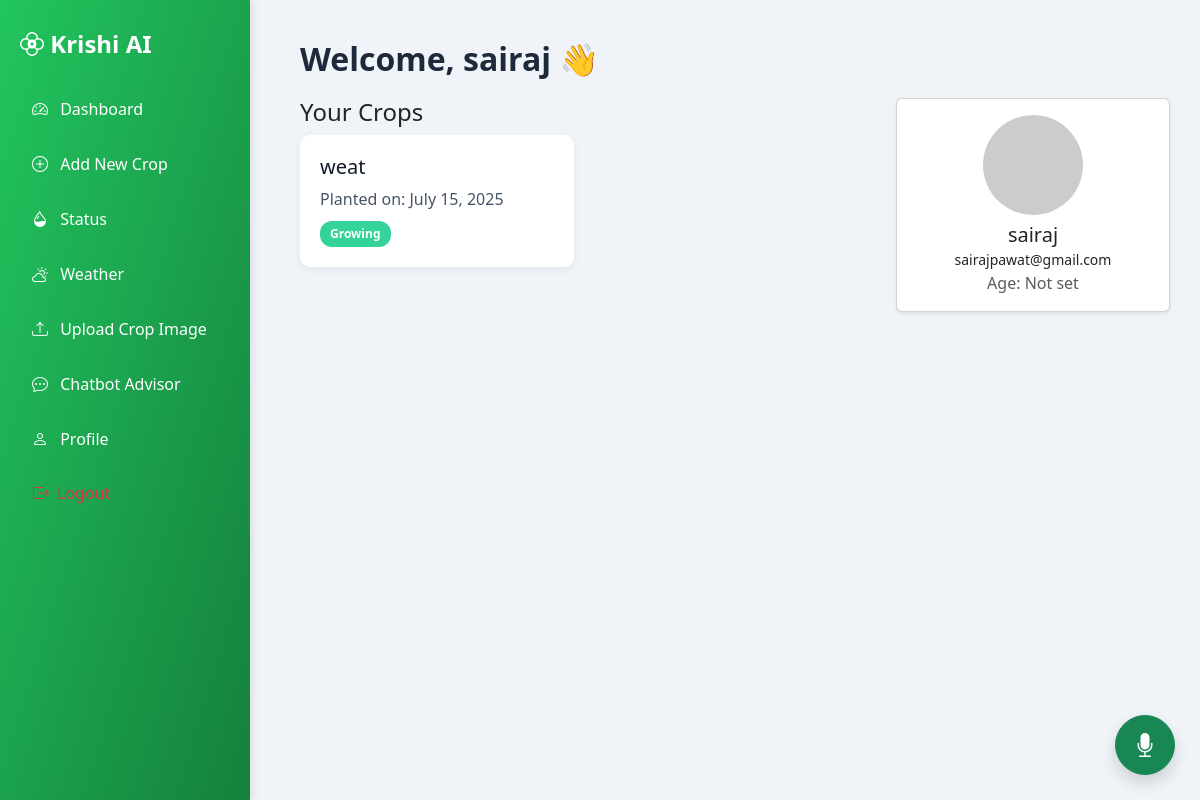
/dashboard/ (signed in), run on the app's committed database.
### crop_tracker/models.py (models this page shows, shortened)
class Crop(models.Model):
    STAGE_CHOICES = [
        ('germination', 'Germination'),
        ('vegetative', 'Vegetative'),
        ('flowering', 'Flowering'),
        ('harvest', 'Harvest'),
    ]
    user = models.ForeignKey(User, on_delete=models.CASCADE)
    name = models.CharField(max_length=50)
    date_planted = models.DateField()
    growth_stage = models.CharField(max_length=20, choices=STAGE_CHOICES)
    notes = models.TextField(blank=True)
    status = models.CharField(    max_length=20,
    choices=[('Growing', 'Growing'), ('Harvested', 'Harvested')],
    default='Growing'  # ← added default here
    )
    land_area = models.DecimalField(max_digits=10, decimal_places=2, help_text="In acres or hectares", default=1.0)

class UserProfile(models.Model):
    user = models.OneToOneField(User, on_delete=models.CASCADE)
    profile_photo = models.URLField(blank=True)
    age = models.PositiveIntegerField(null=True, blank=True)

### crop_tracker/views.py (the view, shortened to what this page needs)
# urls.py: path('dashboard/', views.dashboard, name='dashboard'),
@login_required
def dashboard(request):
    profile, _ = UserProfile.objects.get_or_create(user=request.user)
    action = request.GET.get("action")
    show_form = action == "add"
    show_status = action == "status"
    show_weather = action == "weather"
    show_chatbot = action == "chatbot"
    show_upload = action == "upload"
    crops = Crop.objects.filter(user=request.user)
    growing_crops = crops.filter(status="Growing")
    dashboard_data = []
    for crop in growing_crops:
        info = get_crop_suggestion(crop)
        dashboard_data.append({
            "crop": crop,
            "weeks": info["weeks"],
            "suggestions": info["suggestions"]
        })
    weather_data = None
    return render(request, 'dashboard.html', {
    'crops': crops,
    'growing_crops': growing_crops,
    'dashboard_data': dashboard_data,
    'profile': profile,
    'show_form': show_form,
    'show_status': show_status,
    'show_weather': show_weather,
    'weather_data': weather_data,
    'show_chatbot': show_chatbot,
    'show_upload': show_upload,
    'action': action,
})

### crop_tracker/views.py (called while the page is built)
def get_crop_suggestion(crop):
    weeks = (date.today() - crop.date_planted).days // 7
    stage = crop.growth_stage
    suggestions = []
    if weeks < 2:
        suggestions.append("🟢 Ensure good soil moisture. Early germination stage.")
    elif stage == "vegetative":
        suggestions.append("🌱 Apply nitrogen-rich fertilizer.")
        suggestions.append("🧼 Watch for early pests like aphids.")
    elif stage == "flowering":
        suggestions.append("💧 Ensure consistent watering.")
        suggestions.append("🦟 Protect against fungal attacks.")
    elif stage == "harvest":
        suggestions.append("🌾 Prepare for harvest. Limit irrigation.")
    return {
        "weeks": weeks,
        "suggestions": suggestions
    }

### crop_tracker/templates/dashboard.html (shortened to what this page needs)
{% load static %}
<!DOCTYPE html>
<html lang="en">
<head>
  <link href="https://cdn.jsdelivr.net/npm/bootstrap@5.3.2/dist/css/bootstrap.min.css" rel="stylesheet" />
  <link href="https://cdn.jsdelivr.net/npm/bootstrap-icons@1.11.3/font/bootstrap-icons.css" rel="stylesheet" />
</head>
<body>
<div class="sidebar">
  <h4><i class="bi bi-flower2"></i> Krishi AI</h4>
  <a href="{% url 'dashboard' %}"><i class="bi bi-speedometer2 me-2"></i> Dashboard</a>
  <a href="{% url 'dashboard' %}?action=add"><i class="bi bi-plus-circle me-2"></i> Add New Crop</a>
  <a href="{% url 'dashboard' %}?action=status"><i class="bi bi-droplet-half me-2"></i> Status</a>
<a href="{% url 'dashboard' %}?action=weather"><i class="bi bi-cloud-sun me-2"></i> Weather</a>
<a href="{% url 'dashboard' %}?action=upload"><i class="bi bi-upload me-2"></i> Upload Crop Image</a>
  <a href="{% url 'dashboard' %}?action=chatbot"><i class="bi bi-chat-dots me-2"></i> Chatbot Advisor</a>
<a href="{% url 'dashboard' %}?action=profile"><i class="bi bi-person me-2"></i> Profile</a>
  <form method="POST" action="{% url 'logout' %}" style="margin: 0;">
  <button type="submit" class="sidebar-link btn btn-link text-start w-100 d-flex align-items-center text-danger" style="text-decoration: none;">
    <i class="bi bi-box-arrow-right me-2"></i> Logout
  </button>
</form>
</div>
<button id="mic-btn" class="btn btn-success rounded-circle shadow" style="
  position: fixed;
  bottom: 25px;
  right: 25px;
  width: 60px;
  height: 60px;
  font-size: 24px;
  z-index: 999;
">
  <i class="bi bi-mic-fill"></i>
</button>
<div class="main-content">
  <h2>Welcome, {{ request.user.first_name|default:request.user.username }} 👋</h2>
  {% if show_form %}
    <h4 class="mb-3">➕ Add New Crop</h4>
    {% if messages %}
      {% for message in messages %}<div class="alert alert-success mt-2">{{ message }}</div>{% endfor %}
    {% endif %}
    <form method="POST" class="row g-3 mt-2">
      {% csrf_token %}
      <div class="col-md-4">
        <input type="text" name="name" class="form-control" placeholder="Crop Name" required>
      </div>
      <div class="col-md-4">
        <input type="date" name="date" class="form-control" required>
      </div>
      <div class="col-md-3">
        <select name="status" class="form-select" required>
          <option value="">Select Status</option>
          <option value="Growing">Growing</option>
          <option value="Harvested">Harvested</option>
        </select>
      </div>
      <div class="col-md-4">
        <input type="number" step="0.01" name="land_area" class="form-control" placeholder="Land Area (acres)" required>
      </div>
      <div class="col-md-1 d-grid">
        <button type="submit" class="btn btn-success">Add</button>
      </div>
    </form>
    <hr class="my-4">
    <h4>🌿 Active Growing Crops</h4>
    <div class="row g-4">
      {% for item in dashboard_data %}
        <div class="col-md-6">
          <div class="crop-card">
            <h5>{{ item.crop.name }}</h5>
            <p>Planted on: {{ item.crop.date_planted }}</p>
            <span class="status-pill status-growing">{{ item.crop.status }}</span>
            <div class="suggestion-box">
              <strong>Week {{ item.weeks }}</strong>
              <ul class="mb-0">
                {% for tip in item.suggestions %}<li>{{ tip }}</li>{% endfor %}
              </ul>
            </div>
          </div>
        </div>
      {% empty %}<p class="text-muted">No growing crops yet. Add some above.</p>{% endfor %}
    </div>
  {% else %}
    <div class="row">
      <div class="col-lg-8">
        <h4>Your Crops</h4>
        <div class="row g-4">
          {% for crop in crops %}
            <div class="col-md-6">
              <div class="crop-card">
                <h5>{{ crop.name }}</h5>
                <p>Planted on: {{ crop.date_planted }}</p>
                <span class="status-pill {% if crop.status == 'Growing' %}status-growing{% elif crop.status == 'Harvested' %}status-harvested{% endif %}">{{ crop.status }}</span>
              </div>
            </div>
          {% empty %}<p>No crops yet. <a href="{% url 'dashboard' %}?action=add">Add your first crop</a>.</p>{% endfor %}
        </div>
      </div>
      <div class="col-lg-4">
        <div class="card p-3 shadow-sm">
          <div class="text-center">
            <img src="{{ profile.profile_photo|default:'https://via.placeholder.com/100' }}" class="rounded-circle mb-2" width="100" height="100" alt="Profile">
            <h5 class="mb-0">{{ request.user.first_name }}</h5>
            <small>{{ request.user.email }}</small><br>
            <span class="text-muted">Age: {{ profile.age|default:"Not set" }}</span>
          </div>
        </div>
      </div>
    </div>
  {% endif %}
</div>
</body>
</html>

### crop_tracker/templates/dashboard.html (style rules this page uses)
body { background-color: #f0f4f8; font-family: "Segoe UI", Tahoma, Geneva, Verdana, sans-serif; margin: 0; }
.sidebar { position: fixed; top: 0; left: 0; width: 250px; height: 100vh; background: linear-gradient(to bottom right, #22c55e, #15803d); color: white; padding: 30px 20px; box-shadow: 2px 0 8px rgba(0, 0, 0, 0.1); }
.sidebar h4 { font-size: 1.5rem; margin-bottom: 30px; font-weight: bold; }
.sidebar a { display: block; color: white; text-decoration: none; margin: 15px 0; padding: 8px 12px; border-radius: 6px; transition: background 0.2s; }
.main-content { margin-left: 270px; padding: 40px 30px; }
.main-content h2 { font-weight: 600; margin-bottom: 20px; color: #1e293b; }
.crop-card { background-color: white; border-radius: 10px; padding: 20px; box-shadow: 0 3px 8px rgba(0, 0, 0, 0.06); transition: transform 0.2s; }
.crop-card h5 { margin-bottom: 8px; color: #111827; }
.crop-card p { margin: 0; color: #475569; }
.status-pill { display: inline-block; margin-top: 10px; padding: 4px 10px; border-radius: 12px; font-size: 0.75rem; font-weight: bold; color: white; }
.status-growing { background-color: #34d399; }

### data on the page
Crop: name "weat", date_planted "July 15, 2025", status "Growing"
UserProfile: age "Not set"

### other printed values
{{ request.user.first_name|default:request.user.username }} "sairaj"
{{ request.user.first_name }} "sairaj"
{{ request.user.email }} "sairajpawat@gmail.com"
